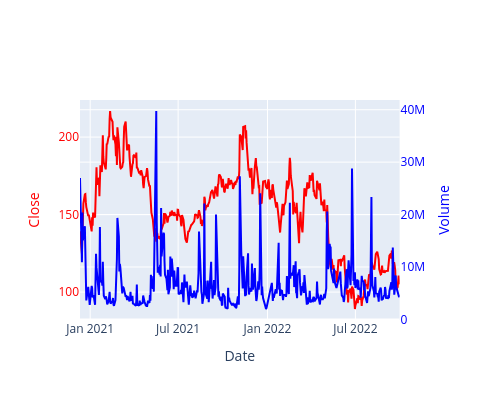

Notebook code cell kept with this figure:
### Code cell
# ploty 로 2중축 차트
from plotly.subplots import make_subplots
fig = make_subplots(specs=[[{"secondary_y":True}]]) # 2차원 list로 spec 지정
# 축설정
sub_fig_1 = px.line(df_abnb,x='Date',y='Close')
sub_fig_1.update_traces(line_color ='red')
# 2개의 축 합치기
sub_fig_2 = px.line(df_abnb,x='Date',y='Volume')
sub_fig_2.update_traces(line_color ='blue')
sub_fig_2.update_traces(yaxis='y2')
# 레이블 설정
fig.layout.xaxis.title = 'Date'
fig.layout.yaxis.title = 'Close'
fig.layout.yaxis.color = 'red'

fig.layout.yaxis2.title = 'Volume'
fig.layout.yaxis2.color = 'blue'

fig.update_layout(width=500, height=400)

fig.add_traces(sub_fig_1.data + sub_fig_2.data)

### Figure 1 — Plotly figure (JSON) as saved in the notebook; plotly's stock layout.template omitted (floating-point values rounded to 4 significant figures; data arrays with more than 128 entries replaced by an {"elided": "..."} marker saying what was removed)
{"data": [{"hovertemplate": "Date=%{x}<br>Close=%{y}<extra></extra>", "legendgroup": "", "line": {"color": "red", "dash": "solid"}, "marker": {"symbol": "circle"}, "mode": "lines", "name": "", "orientation": "v", "showlegend": false, "type": "scatter", "x": {"elided": "454 str values"}, "xaxis": "x", "y": {"elided": "454 float values"}, "yaxis": "y"}, {"hovertemplate": "Date=%{x}<br>Volume=%{y}<extra></extra>", "legendgroup": "", "line": {"color": "blue", "dash": "solid"}, "marker": {"symbol": "circle"}, "mode": "lines", "name": "", "orientation": "v", "showlegend": false, "type": "scatter", "x": {"elided": "454 str values"}, "xaxis": "x", "y": {"elided": "454 int values"}, "yaxis": "y2"}], "layout": {"height": 400, "width": 500, "xaxis": {"anchor": "y", "domain": [0, 0.94], "title": {"text": "Date"}}, "yaxis": {"anchor": "x", "color": "red", "domain": [0, 1], "title": {"text": "Close"}}, "yaxis2": {"anchor": "x", "color": "blue", "overlaying": "y", "side": "right", "title": {"text": "Volume"}}}}
